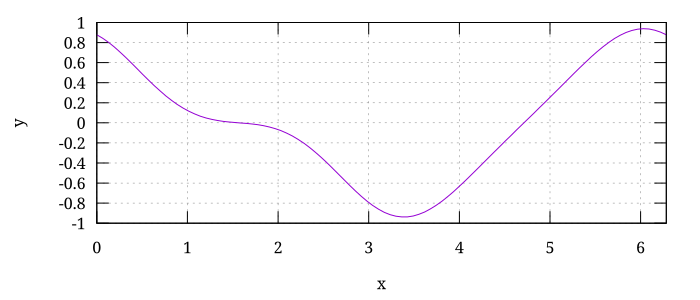

gnuplot code for this plot:
#!/usr/bin/gnuplot -p

set terminal svg size 700,300 font "Serif,16"
set output "RealFunction.svg"

set grid
set xlabel "x"
set ylabel "y"
set xrange [0.0:2*pi]

f(x) = cos(0.5 + sin(x))*cos(x)

plot f(x) notitle with lines linestyle 1
